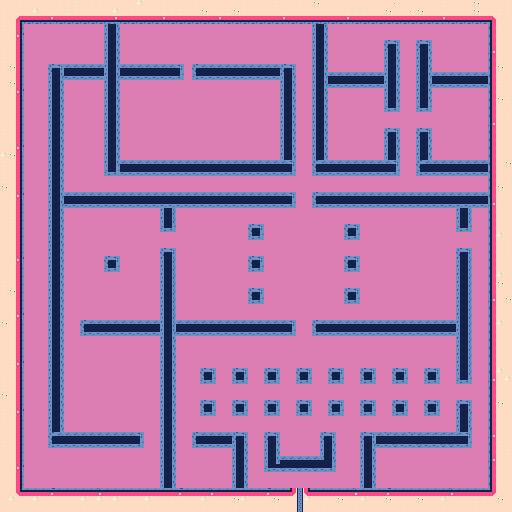

A level layout from a 2D game, rendered from its tile map. Below: a short description, then the map file with tile-grid data replaced by summaries:
An orthogonal 64x64 tile map with 8x8 px tiles, 1 tile layer (floor) and 145 objects (64x coin, 61x collision, 9x guard, 7x safe, 2x collission, ...).

<map version="1.0" tiledversion="1.0.3" orientation="orthogonal" renderorder="right-down" width="64" height="64" tilewidth="8" tileheight="8" nextobjectid="271">
 <tileset firstgid="1" name="LD40" tilewidth="8" tileheight="8" tilecount="50" columns="5">
  <image source="tileMap.png" width="40" height="80" />
 </tileset>
 <layer name="floor" width="64" height="64">
  <properties>
   <property name="tileset" value="LD40" />
  </properties>
  <data>[4096 cells, 4096 non-empty, 35 distinct tile ids]</data>
 </layer>
 <objectgroup name="collision" visible="0">
  <object id="198" type="collision" x="16" y="488" width="280" height="8" />
  <object id="201" type="collision" x="304" y="488" width="192" height="8" />
  <object id="202" type="collision" x="16" y="16" width="479.333" height="8" />
  <object id="204" type="collision" x="-204.333" y="484.667" width="464.666" height="8" rotation="90" />
  <object id="206" type="collision" x="200" y="368" width="16" height="16" />
  <object id="207" type="collision" x="232" y="368" width="16" height="16" />
  <object id="208" type="collision" x="264" y="368" width="16" height="16" />
  <object id="209" type="collision" x="296" y="368" width="16" height="16" />
  <object id="210" type="collision" x="328" y="368" width="16" height="16" />
  <object id="211" type="collision" x="360" y="368" width="16" height="16" />
  <object id="212" type="collision" x="344" y="256" width="16" height="16" />
  <object id="213" type="collision" x="424" y="368" width="16" height="16" />
  <object id="214" type="collision" x="424" y="400" width="16" height="16" />
  <object id="215" type="collision" x="392" y="400" width="16" height="16" />
  <object id="216" type="collision" x="360" y="400" width="16" height="16" />
  <object id="217" type="collision" x="264" y="400" width="16" height="16" />
  <object id="218" type="collision" x="328" y="400" width="16" height="16" />
  <object id="219" type="collision" x="296" y="400" width="16" height="16" />
  <object id="220" type="collision" x="200" y="400" width="16" height="16" />
  <object id="221" type="collision" x="232.667" y="399.667" width="16" height="16" />
  <object id="222" type="collision" x="280" y="456" width="39.6667" height="16" />
  <object id="223" type="collision" x="360" y="432" width="111.667" height="16" />
  <object id="224" type="collision" x="320" y="432" width="16" height="40.2424" />
  <object id="225" type="collision" x="360" y="448" width="16" height="40.9697" />
  <object id="226" type="collision" x="264" y="432" width="16" height="40.2424" />
  <object id="227" type="collision" x="160" y="247.667" width="16" height="239.667" />
  <object id="228" type="collision" x="192" y="432" width="55.6667" height="16" />
  <object id="229" type="collision" x="456" y="400.333" width="16" height="31" />
  <object id="230" type="collision" x="456" y="247.667" width="16" height="135.333" />
  <object id="231" type="collision" x="392" y="368" width="16" height="16" />
  <object id="232" type="collision" x="344" y="288" width="16" height="16" />
  <object id="233" type="collision" x="344" y="224" width="16" height="16" />
  <object id="234" type="collision" x="248" y="224" width="16" height="16" />
  <object id="235" type="collision" x="248" y="256" width="16" height="16" />
  <object id="236" type="collision" x="248" y="288" width="16" height="16" />
  <object id="237" type="collision" x="104" y="256" width="16" height="16" />
  <object id="238" type="collision" x="232" y="448" width="16" height="40.2424" />
  <object id="239" type="collision" x="176" y="320" width="119.333" height="16" />
  <object id="240" type="collision" x="312" y="320" width="144" height="16" />
  <object id="241" type="collision" x="64" y="192" width="231.666" height="16" />
  <object id="242" type="collision" x="48" y="432" width="95.333" height="16" />
  <object id="243" type="collision" x="48" y="64" width="16" height="367.667" />
  <object id="244" type="collision" x="80" y="320" width="79.9997" height="16" />
  <object id="246" type="collision" x="312" y="192" width="175.666" height="16" />
  <object id="247" type="collision" x="456" y="208" width="16" height="22.9997" />
  <object id="248" type="collision" x="416" y="39.6667" width="16" height="71.9997" />
  <object id="249" type="collision" x="384" y="128" width="15.8182" height="31.9997" />
  <object id="250" type="collision" x="312" y="160" width="87.666" height="16" />
  <object id="252" type="collision" x="416" y="160" width="71.3327" height="16" />
  <object id="253" type="collision" x="416" y="128" width="16" height="31.6664" />
  <object id="254" type="collision" x="384" y="40" width="16" height="71.9997" />
  <object id="255" type="collision" x="432" y="72" width="56.3327" height="16" />
  <object id="256" type="collision" x="192" y="64" width="87.9994" height="16" />
  <object id="257" type="collision" x="312" y="24.6364" width="16" height="135.31" />
  <object id="258" type="collision" x="280" y="64.0833" width="16" height="111.795" />
  <object id="259" type="collision" x="328" y="72" width="56.3327" height="16" />
  <object id="260" type="collision" x="64" y="64" width="40" height="16" />
  <object id="261" type="collision" x="104" y="24" width="16" height="151.333" />
  <object id="262" type="collision" x="103.97" y="160" width="176.196" height="16" />
  <object id="263" type="collision" x="160" y="208" width="16" height="24.3337" />
  <object id="264" type="collission" x="488" y="25" width="8" height="462.75" />
  <object id="266" type="collission" x="16" y="24.5" width="8" height="463" />
  <object id="267" type="collision" x="120" y="64" width="63.7494" height="16" />
 </objectgroup>
 <objectgroup name="events">
  <!-- 82 objects omitted --></objectgroup>
</map>
<!-- 82 of 145 objects omitted -->